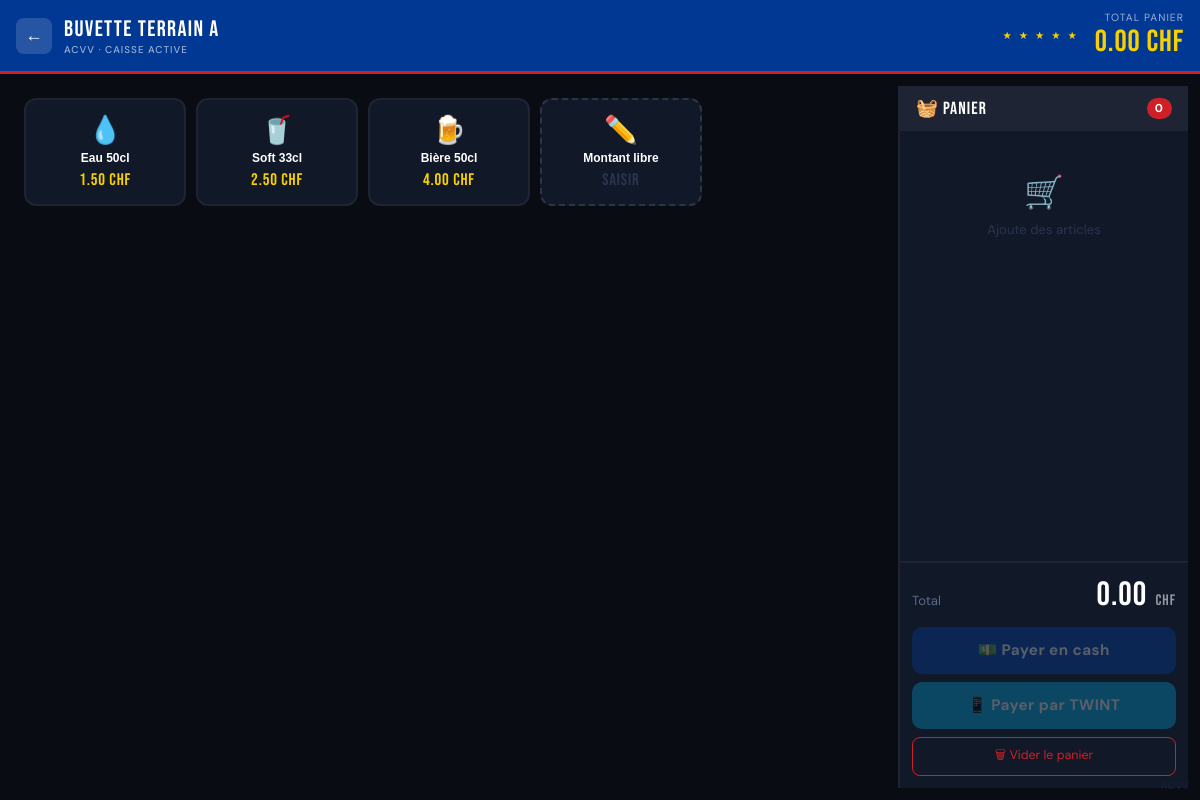
Screenshot of /caisse/2 with the database file from the repository.
### tables this page shows
CREATE TABLE stands (
            id INTEGER PRIMARY KEY AUTOINCREMENT,
            nom TEXT NOT NULL,
            description TEXT,
            actif INTEGER DEFAULT 1
        );

CREATE TABLE articles (
            id INTEGER PRIMARY KEY AUTOINCREMENT,
            stand_id INTEGER NOT NULL,
            nom TEXT NOT NULL,
            prix REAL NOT NULL,
            emoji TEXT DEFAULT '🍺',
            actif INTEGER DEFAULT 1,
            FOREIGN KEY (stand_id) REFERENCES stands(id)
        );

### app.py (the view)
@app.route("/caisse/<int:stand_id>")
def caisse(stand_id):
    db = get_db()
    stand = db.execute("SELECT * FROM stands WHERE id = ?", (stand_id,)).fetchone()
    articles = db.execute(
        "SELECT * FROM articles WHERE stand_id = ? AND actif = 1 ORDER BY prix",
        (stand_id,)
    ).fetchall()
    db.close()
    if not stand:
        return "Stand introuvable", 404
    return render_template("caisse.html", stand=stand, articles=articles)

### database.py (called while the page is built)
def get_db():
    conn = sqlite3.connect(DB_PATH)
    conn.row_factory = sqlite3.Row
    return conn

### templates/caisse.html (shortened to what this page needs)
<!DOCTYPE html>
<html lang="fr">
<head>
</head>
<body>
<div class="header">
  <div class="header-left">
    <button class="btn-back" onclick="window.location='/'">←</button>
    <div class="stand-title">
      {{ stand.nom }}
      <small>ACVV · Caisse active</small>
    </div>
  </div>
  <div class="header-right">
    <div class="stars-sm">★ ★ ★ ★ ★</div>
    <div class="header-total">
      <div class="label">Total panier</div>
      <div class="montant" id="header-total">0.00 CHF</div>
    </div>
  </div>
</div>
<div class="main">
  <div class="articles-panel">
    {% for article in articles %}
    <button class="article-btn" onclick="ajouterArticle({{ article.id }}, '{{ article.nom|e }}', {{ article.prix }}, '{{ article.emoji }}')">
      <span class="article-emoji">{{ article.emoji }}</span>
      <span class="article-nom">{{ article.nom }}</span>
      <span class="article-prix">{{ "%.2f"|format(article.prix) }} CHF</span>
    </button>
    {% endfor %}
    <button class="article-btn" onclick="ouvrirMontantLibre()" style="border-style:dashed; border-color:var(--gris3)">
      <span class="article-emoji">✏️</span>
      <span class="article-nom">Montant libre</span>
      <span class="article-prix" style="color:#2a3550">Saisir</span>
    </button>
  </div>
  <div class="panier-panel">
    <div class="panier-header">
      <span>🧺 Panier</span>
      <span class="panier-count" id="panier-count">0</span>
    </div>
    <div class="panier-items" id="panier-items">
      <div class="panier-vide"><span class="icon">🛒</span>Ajoute des articles</div>
    </div>
    <div class="panier-footer">
      <div class="total-ligne">
        <span class="total-label">Total</span>
        <div class="total-montant" id="total-montant">0.00 <span>CHF</span></div>
      </div>
      <div class="paiement-btns">
        <button class="btn-pay btn-cash" id="btn-cash" onclick="ouvrirModalPaiement('cash')" disabled>💵 Payer en cash</button>
        <button class="btn-pay btn-twint" id="btn-twint" onclick="ouvrirModalPaiement('twint')" disabled>📱 Payer par TWINT</button>
        <button class="btn-vider" onclick="viderPanier()">🗑 Vider le panier</button>
      </div>
    </div>
    <div class="acvv-watermark">ACVV</div>
  </div>
</div>
</body>
</html>

### rows the page displays
stands: nom "Buvette Terrain A"
articles: emoji "💧", nom "Eau 50cl", prix "1.50"
articles: emoji "🥤", nom "Soft 33cl", prix "2.50"
articles: emoji "🍺", nom "Bière 50cl", prix "4.00"
